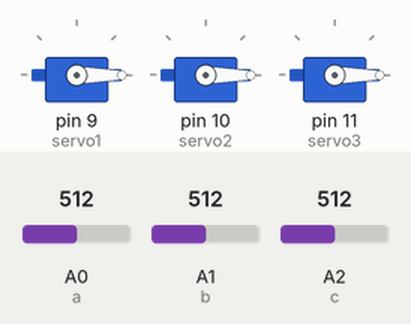
The sketch below on a simulated Arduino Uno, built with avr-gcc and run on an emulated ATmega328P. Parts: 3 × servo. Inputs (shaded band) come from the test bench; at power-on: A0 (a) = 512, A1 (b) = 512, A2 (c) = 512.

Above: at 1.2 s.
1.3 s: A0 (a) set to 43
2.8 s: A0 (a) set to 36
At 3.5 s:
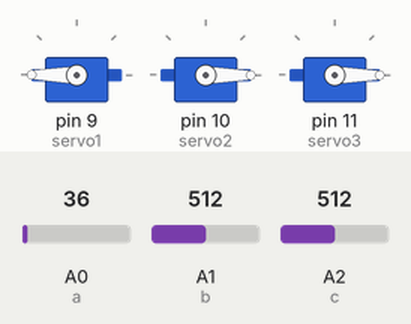
4.3 s: A1 (b) set to 43
5.8 s: A1 (b) set to 36
At 7.0 s:
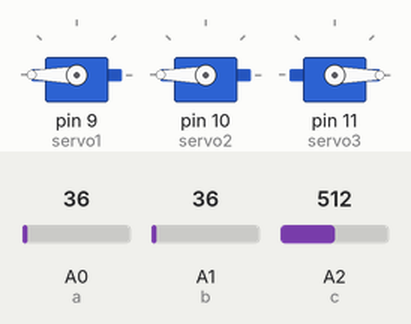
7.3 s: A2 (c) set to 42
8.8 s: A2 (c) set to 36
At 9.5 s:
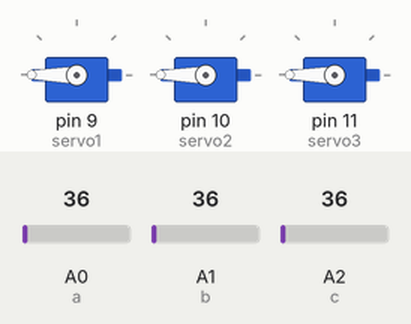
Timing chart, 0 to 11.3 s (numbered marks = the images above; inputs shaded):
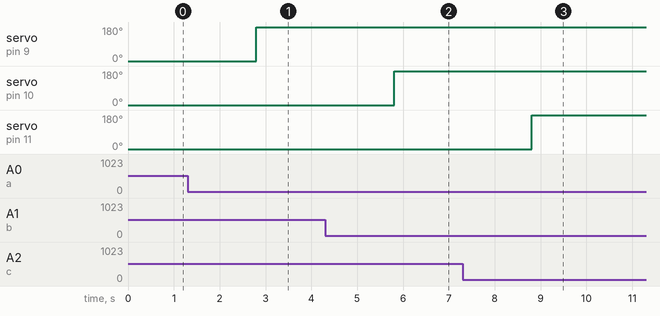

The sketch:

AnimatronicHand.ino
```cpp
// Header file to acesss servo motor functiouns
#include <Servo.h>

//Initializing servos
Servo servo1;
Servo servo2;
Servo servo3;

// Refers to pins on the Arduino board
int a = A0;
int b = A1;
int c = A2;

// declaring vals with values = 0
int val1 = 0;
int val2 = 0;
int val3 = 0;

// Initialization function
void setup() {
  // lets the variable control the servo attached to the specified pin number
  servo1.attach(9);
  servo2.attach(10);
  servo3.attach(11);

  // Sets angle of servos to 0 degrees
  servo1.write(0);
  servo2.write(0);
  servo3.write(0);

  // Sets baud rate for communication to 9600 bits/sec
  Serial.begin(9600);
}

void loop() {
  // reads analog value in letter variables and stores it in the val variables
  val1 = analogRead(a);
  val2 = analogRead(b);
  val3 = analogRead(c);

  if(val1 < 40){
    // Changles angle of servo to 180 degrees
    servo1.write(180);
    delay(3);
  }

  // If flex sensor is straight then it means that the servo should also be straight
  if(val1 > 200){
    servo1.write(0);
    delay(3);
  }

    if(val2 < 40){
    // Changles angle of servo to 180 degrees
    servo2.write(180);
    delay(3);
  }

  // If flex sensor is straight then it means that the servo should also be straight
  if(val2 > 200){
    servo2.write(0);
    delay(3);
  }

    if(val3 < 40){
    // Changles angle of servo to 180 degrees
    servo3.write(180);
    delay(3);
  }

  // If flex sensor is straight then it means that the servo should also be straight
  if(val3 > 200){
    servo3.write(0);
    delay(3);
  }
}
```

Measured:
- the behaviour switches between 40 and 39 on A0 (a) (found by bisection; images 0 and 1)
- the behaviour switches between 40 and 39 on A1 (b) (found by bisection; images 1 and 2)
- the behaviour switches between 40 and 39 on A2 (c) (found by bisection; images 2 and 3)
- after the input at 1.3 s, every drawn part: stays the same
- after the input at 2.8 s, servo on pin 9 (servo1): 0° → 180° at once
- after the input at 4.3 s, every drawn part: stays the same
- after the input at 5.8 s, servo on pin 10 (servo2): 0° → 180° at once
- after the input at 7.3 s, every drawn part: stays the same
- after the input at 8.8 s, servo on pin 11 (servo3): 0° → 180° at once
